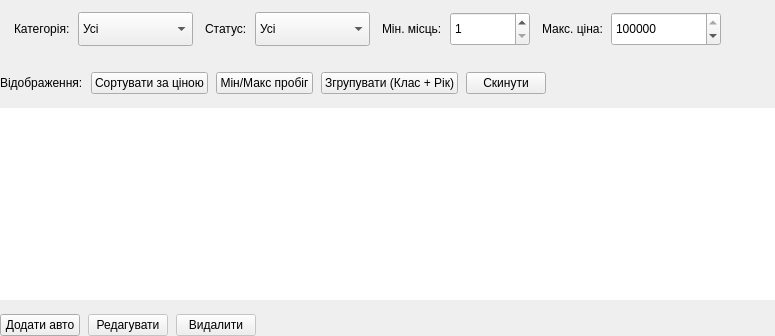
         <widget class="QWidget" name="carsPage">
          <layout class="QVBoxLayout" name="carsLayout">
           <property name="spacing">
            <number>14</number>
           </property>
           <property name="leftMargin">
            <number>0</number>
           </property>
           <property name="topMargin">
            <number>0</number>
           </property>
           <property name="rightMargin">
            <number>0</number>
           </property>
           <property name="bottomMargin">
            <number>0</number>
           </property>
           <item>
            <widget class="QFrame" name="filterFrame">
             <layout class="QHBoxLayout" name="filterLayout">
              <property name="spacing">
               <number>8</number>
              </property>
              <property name="leftMargin">
               <number>14</number>
              </property>
              <property name="topMargin">
               <number>12</number>
              </property>
              <property name="rightMargin">
               <number>14</number>
              </property>
              <property name="bottomMargin">
               <number>12</number>
              </property>
              <item>
               <widget class="QLabel" name="lblCategoryFilter">
                <property name="text">
                 <string>Категорія:</string>
                </property>
               </widget>
              </item>
              <item>
               <widget class="QComboBox" name="categoryFilter">
                <property name="minimumSize">
                 <size>
                  <width>115</width>
                  <height>34</height>
                 </size>
                </property>
                <item>
                 <property name="text">
                  <string>Усі</string>
                 </property>
                </item>
                <item>
                 <property name="text">
                  <string>Економ</string>
                 </property>
                </item>
                <item>
                 <property name="text">
                  <string>Комфорт</string>
                 </property>
                </item>
                <item>
                 <property name="text">
                  <string>Бізнес</string>
                 </property>
                </item>
               </widget>
              </item>
              <item>
               <spacer name="filterGap">
                <property name="orientation">
                 <enum>Qt::Orientation::Horizontal</enum>
                </property>
                <property name="sizeType">
                 <enum>QSizePolicy::Policy::Fixed</enum>
                </property>
                <property name="sizeHint" stdset="0">
                 <size>
                  <width>4</width>
                  <height>10</height>
                 </size>
                </property>
               </spacer>
              </item>
              <item>
               <widget class="QLabel" name="lblStatusFilter">
                <property name="text">
                 <string>Статус:</string>
                </property>
               </widget>
              </item>
              <item>
               <widget class="QComboBox" name="statusFilter">
                <property name="minimumSize">
                 <size>
                  <width>115</width>
                  <height>34</height>
                 </size>
                </property>
                <item>
                 <property name="text">
                  <string>Усі</string>
                 </property>
                </item>
                <item>
                 <property name="text">
                  <string>Доступно</string>
                 </property>
                </item>
                <item>
                 <property name="text">
                  <string>Зайнято</string>
                 </property>
                </item>
                <item>
                 <property name="text">
                  <string>Недоступно</string>
                 </property>
                </item>
               </widget>
              </item>
              <item>
               <spacer name="filterGap2">
                <property name="orientation">
                 <enum>Qt::Orientation::Horizontal</enum>
                </property>
                <property name="sizeType">
                 <enum>QSizePolicy::Policy::Fixed</enum>
                </property>
                <property name="sizeHint" stdset="0">
                 <size>
                  <width>4</width>
                  <height>10</height>
                 </size>
                </property>
               </spacer>
              </item>
              <item>
               <widget class="QLabel" name="lblMinSeats">
                <property name="text">
                 <string>Мін. місць:</string>
                </property>
               </widget>
              </item>
              <item>
               <widget class="QSpinBox" name="spinMinSeats">
                <property name="minimumSize">
                 <size>
                  <width>80</width>
                  <height>34</height>
                 </size>
                </property>
                <property name="minimum">
                 <number>1</number>
                </property>
                <property name="maximum">
                 <number>20</number>
                </property>
                <property name="value">
                 <number>1</number>
                </property>
               </widget>
              </item>
              <item>
               <spacer name="filterGap3">
                <property name="orientation">
                 <enum>Qt::Orientation::Horizontal</enum>
                </property>
                <property name="sizeType">
                 <enum>QSizePolicy::Policy::Fixed</enum>
                </property>
                <property name="sizeHint" stdset="0">
                 <size>
                  <width>4</width>
                  <height>10</height>
                 </size>
                </property>
               </spacer>
              </item>
              <item>
               <widget class="QLabel" name="lblMaxPrice">
                <property name="text">
                 <string>Макс. ціна:</string>
                </property>
               </widget>
              </item>
              <item>
               <widget class="QDoubleSpinBox" name="spinMaxPrice">
                <property name="minimumSize">
                 <size>
                  <width>110</width>
                  <height>34</height>
                 </size>
                </property>
                <property name="decimals">
                 <number>0</number>
                </property>
                <property name="maximum">
                 <double>100000.000000000000000</double>
                </property>
                <property name="singleStep">
                 <double>100.000000000000000</double>
                </property>
                <property name="value">
                 <double>100000.000000000000000</double>
                </property>
               </widget>
              </item>
              <item>
               <spacer name="filterSpacer">
                <property name="orientation">
                 <enum>Qt::Orientation::Horizontal</enum>
                </property>
                <property name="sizeHint" stdset="0">
                 <size>
                  <width>40</width>
                  <height>20</height>
                 </size>
                </property>
               </spacer>
              </item>
             </layout>
            </widget>
           </item>
           <item>
            <layout class="QHBoxLayout" name="viewLayout">
             <property name="spacing">
              <number>8</number>
             </property>
             <item>
              <widget class="QLabel" name="lblView">
               <property name="text">
                <string>Відображення:</string>
               </property>
              </widget>
             </item>
             <item>
              <widget class="QPushButton" name="btnSortMerge">
               <property name="cursor">
                <cursorShape>PointingHandCursor</cursorShape>
               </property>
               <property name="text">
                <string>Сортувати за ціною</string>
               </property>
               <property name="checkable">
                <bool>true</bool>
               </property>
              </widget>
             </item>
             <item>
              <widget class="QPushButton" name="btnMinMaxMileage">
               <property name="cursor">
                <cursorShape>PointingHandCursor</cursorShape>
               </property>
               <property name="text">
                <string>Мін/Макс пробіг</string>
               </property>
               <property name="checkable">
                <bool>true</bool>
               </property>
              </widget>
             </item>
             <item>
              <widget class="QPushButton" name="btnGroupAndSort">
               <property name="cursor">
                <cursorShape>PointingHandCursor</cursorShape>
               </property>
               <property name="text">
                <string>Згрупувати (Клас + Рік)</string>
               </property>
               <property name="checkable">
                <bool>true</bool>
               </property>
              </widget>
             </item>
             <item>
              <widget class="QPushButton" name="btnResetView">
               <property name="cursor">
                <cursorShape>PointingHandCursor</cursorShape>
               </property>
               <property name="text">
                <string>Скинути</string>
               </property>
               <property name="checkable">
                <bool>false</bool>
               </property>
              </widget>
             </item>
             <item>
              <spacer name="viewSpacer">
               <property name="orientation">
                <enum>Qt::Orientation::Horizontal</enum>
               </property>
               <property name="sizeHint" stdset="0">
                <size>
                 <width>0</width>
                 <height>0</height>
                </size>
               </property>
              </spacer>
             </item>
            </layout>
           </item>
           <item>
            <widget class="QListWidget" name="carsListWidget">
             <property name="frameShape">
              <enum>QFrame::Shape::NoFrame</enum>
             </property>
             <property name="horizontalScrollBarPolicy">
              <enum>Qt::ScrollBarPolicy::ScrollBarAlwaysOff</enum>
             </property>
             <property name="movement">
              <enum>QListView::Movement::Static</enum>
             </property>
             <property name="resizeMode">
              <enum>QListView::ResizeMode::Adjust</enum>
             </property>
             <property name="spacing">
              <number>4</number>
             </property>
             <property name="viewMode">
              <enum>QListView::ViewMode::IconMode</enum>
             </property>
            </widget>
           </item>
           <item>
            <layout class="QHBoxLayout" name="carsActionLayout">
             <property name="spacing">
              <number>8</number>
             </property>
             <item>
              <widget class="QPushButton" name="btnAddCar">
               <property name="cursor">
                <cursorShape>PointingHandCursor</cursorShape>
               </property>
               <property name="styleSheet">
                <string notr="true">color: rgb(0, 0, 0);</string>
               </property>
               <property name="text">
                <string>Додати авто</string>
               </property>
              </widget>
             </item>
             <item>
              <widget class="QPushButton" name="btnEditCar">
               <property name="enabled">
                <bool>false</bool>
               </property>
               <property name="cursor">
                <cursorShape>PointingHandCursor</cursorShape>
               </property>
               <property name="styleSheet">
                <string notr="true">color: rgb(0, 0, 0);</string>
               </property>
               <property name="text">
                <string>Редагувати</string>
               </property>
              </widget>
             </item>
             <item>
              <widget class="QPushButton" name="btnDeleteCar">
               <property name="enabled">
                <bool>false</bool>
               </property>
               <property name="cursor">
                <cursorShape>PointingHandCursor</cursorShape>
               </property>
               <property name="styleSheet">
                <string notr="true">color: rgb(0, 0, 0);</string>
               </property>
               <property name="text">
                <string>Видалити</string>
               </property>
              </widget>
             </item>
             <item>
              <spacer name="actionsSpacer">
               <property name="orientation">
                <enum>Qt::Orientation::Horizontal</enum>
               </property>
               <property name="sizeHint" stdset="0">
                <size>
                 <width>40</width>
                 <height>10</height>
                </size>
               </property>
              </spacer>
             </item>
            </layout>
           </item>
          </layout>
         </widget>
